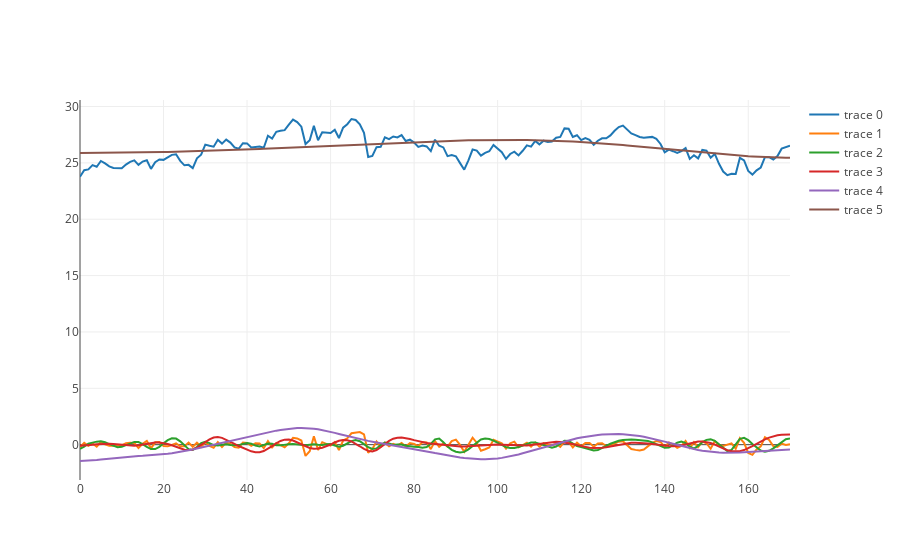

The cell this chart's notebook holds for it:
### Code cell
data=[go.Scatter(x=np.arange(len(s)), y=s, mode='lines')]

emd_config = {"std_thr": 0.001, "range_thr": 0.005}
emd = EMD(spline_kind='cubic', nbsym=10, **emd_config)

ceemdan_config = {"range_thr": 0.0001, "total_power_thr": 0.001}
ceemdan = CEEMDAN(trials=500, epsilon=0.005, ext_EMD=emd, parallel=True, **ceemdan_config)

# ceemdan = CEEMDAN()
IMFs = ceemdan(s)
# IMFs = emd(s)
qtd_comp = len(IMFs)
print(f"Quantidade de componentes : {qtd_comp}")

for component in IMFs:
    component_length = len(component)
    data +=[go.Scatter(x=np.arange(component_length), y=component, mode='lines')]

py.iplot(data)

### Figure 1 — Plotly figure (JSON) as saved in the notebook; plotly's stock layout.template omitted (floating-point values rounded to 4 significant figures; data arrays with more than 128 entries replaced by an {"elided": "..."} marker saying what was removed)
{"data": [{"mode": "lines", "type": "scatter", "uid": "70c3e39a-7819-4d24-8ac7-0aeb3d87bb92", "x": {"elided": "171 int values"}, "y": {"elided": "171 float values"}}, {"mode": "lines", "type": "scatter", "uid": "234f88e7-8589-4ff7-99f6-332a7d040299", "x": {"elided": "171 int values"}, "y": {"elided": "171 float values"}}, {"mode": "lines", "type": "scatter", "uid": "97bb6fae-47d9-4fe3-9eff-2f658dced65b", "x": {"elided": "171 int values"}, "y": {"elided": "171 float values"}}, {"mode": "lines", "type": "scatter", "uid": "e19220c0-2f06-4631-b931-a20248e7b061", "x": {"elided": "171 int values"}, "y": {"elided": "171 float values"}}, {"mode": "lines", "type": "scatter", "uid": "683cd11f-fba1-4381-a99a-c71eeb2d2515", "x": {"elided": "171 int values"}, "y": {"elided": "171 float values"}}, {"mode": "lines", "type": "scatter", "uid": "20e17cd4-4cfc-419f-bd51-345532fdae49", "x": {"elided": "171 int values"}, "y": {"elided": "171 float values"}}], "layout": {}}
